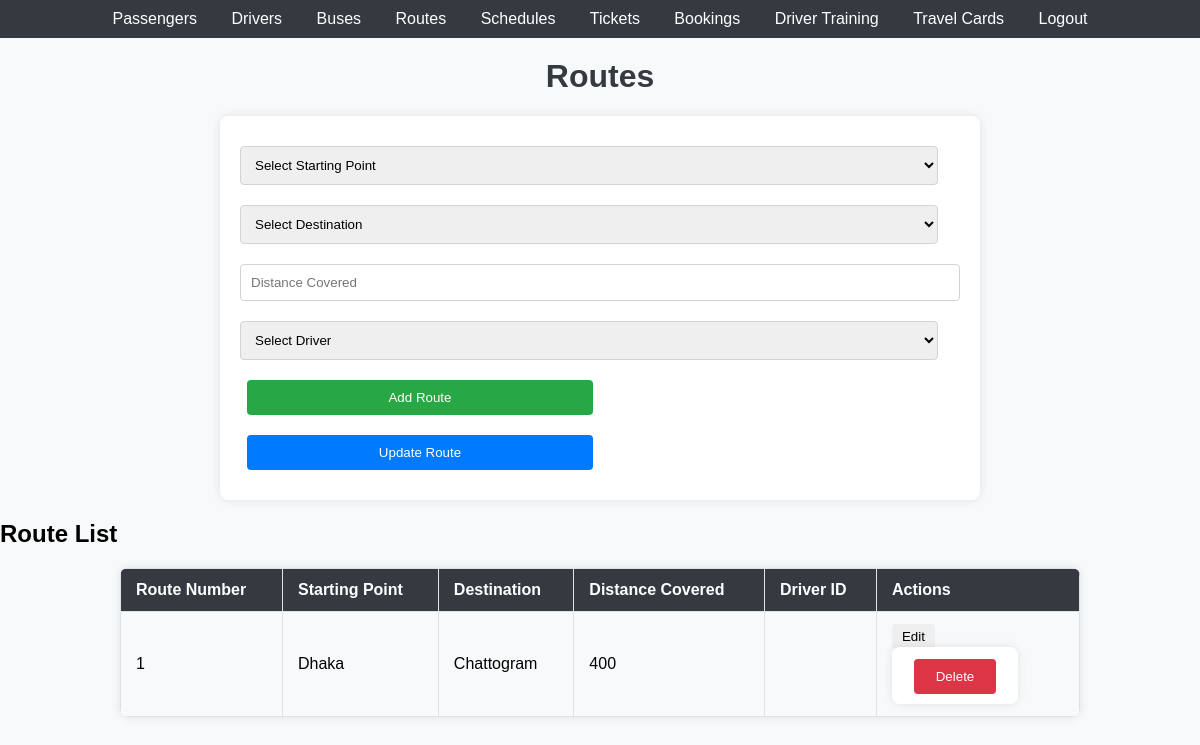
The app's page /routes.php, older data.
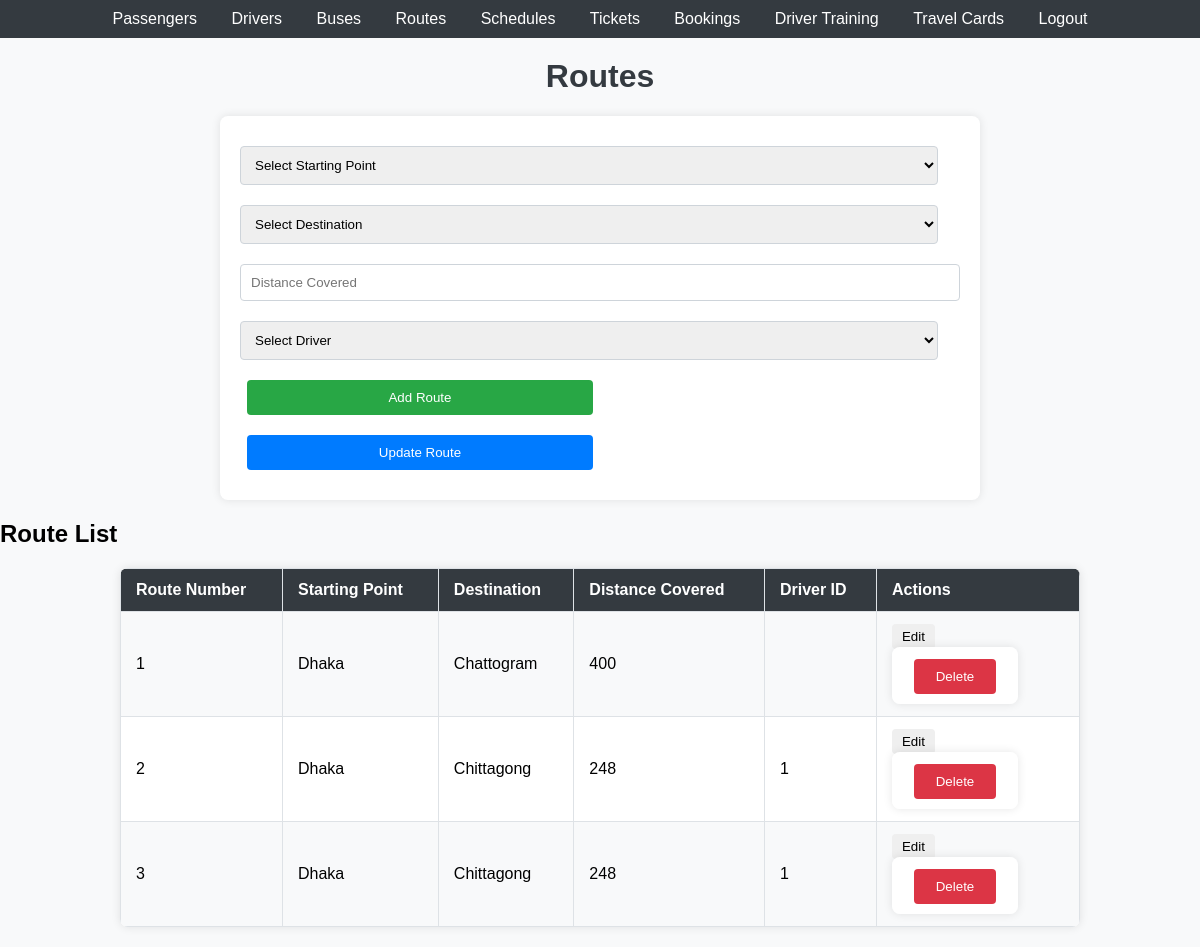
The same page, newer data.
### tables this page shows
CREATE TABLE `busroutes` (
  `RouteNumber` int(11) NOT NULL,
  `StartingPoint` varchar(255) DEFAULT NULL,
  `Destination` varchar(255) DEFAULT NULL,
  `DistanceCovered` float DEFAULT NULL,
  `DriverID` int(11) DEFAULT NULL
);

### routes.php (the view, shortened to what this page needs)
<?php
include 'db.php';
$result = $conn->query("SELECT * FROM BusRoutes");
?>
<!DOCTYPE html>
<html lang="en">
<head>
    <link rel="stylesheet" href="styles.css">
</head>
<body>
    <header>
        <nav>
            <ul>
                <li><a href="passengers.php">Passengers</a></li>
                <li><a href="drivers.php">Drivers</a></li>
                <li><a href="buses.php">Buses</a></li>
                <li><a href="routes.php">Routes</a></li>
                <li><a href="schedules.php">Schedules</a></li>
                <li><a href="tickets.php">Tickets</a></li>
                <li><a href="bookings.php">Bookings</a></li>
                <li><a href="driver_training.php">Driver Training</a></li>
                <li><a href="travel_cards.php">Travel Cards</a></li>
                <li><a href="logout.php">Logout</a></li>
            </ul>
        </nav>
    </header>
    <h1>Routes</h1>
    <form method="post">
        <select name="startingPoint" id="startingPoint" required onchange="calculateDistance()">
            <option value="">Select Starting Point</option>
        </select>
        <select name="destination" id="destination" required onchange="calculateDistance()">
            <option value="">Select Destination</option>
        </select>
        <input type="text" name="distanceCovered" id="distanceCovered" placeholder="Distance Covered" required readonly>
        <select name="driverID" id="driverID" required>
            <option value="">Select Driver</option>
        </select>
        <button type="submit">Add Route</button>
        <button type="submit" name="update">Update Route</button>
    </form>
    <h2>Route List</h2>
    <table>
        <tr>
            <th>Route Number</th>
            <th>Starting Point</th>
            <th>Destination</th>
            <th>Distance Covered</th>
            <th>Driver ID</th>
            <th>Actions</th>
        </tr>
        <?php while($row = $result->fetch_assoc()) { ?>
        <tr>
            <td><?php echo $row['RouteNumber']; ?></td>
            <td><?php echo $row['StartingPoint']; ?></td>
            <td><?php echo $row['Destination']; ?></td>
            <td><?php echo $row['DistanceCovered']; ?></td>
            <td><?php echo $row['DriverID']; ?></td>
            <td>
                <button onclick="editRoute(<?php echo $row['RouteNumber']; ?>, '<?php echo $row['StartingPoint']; ?>', '<?php echo $row['Destination']; ?>', '<?php echo $row['DistanceCovered']; ?>', '<?php echo $row['DriverID']; ?>')">Edit</button>
                <form method="post" style="display:inline;">
                    <button type="submit" name="delete">Delete</button>
                </form>
            </td>
        </tr>
        <?php } ?>
    </table>
</body>
</html>

Row changes from the older to the newer data that the page shows:
added busroutes: RouteNumber "2", StartingPoint "Dhaka", Destination "Chittagong", DistanceCovered "248", DriverID "1"
added busroutes: RouteNumber "3", StartingPoint "Dhaka", Destination "Chittagong", DistanceCovered "248", DriverID "1"
